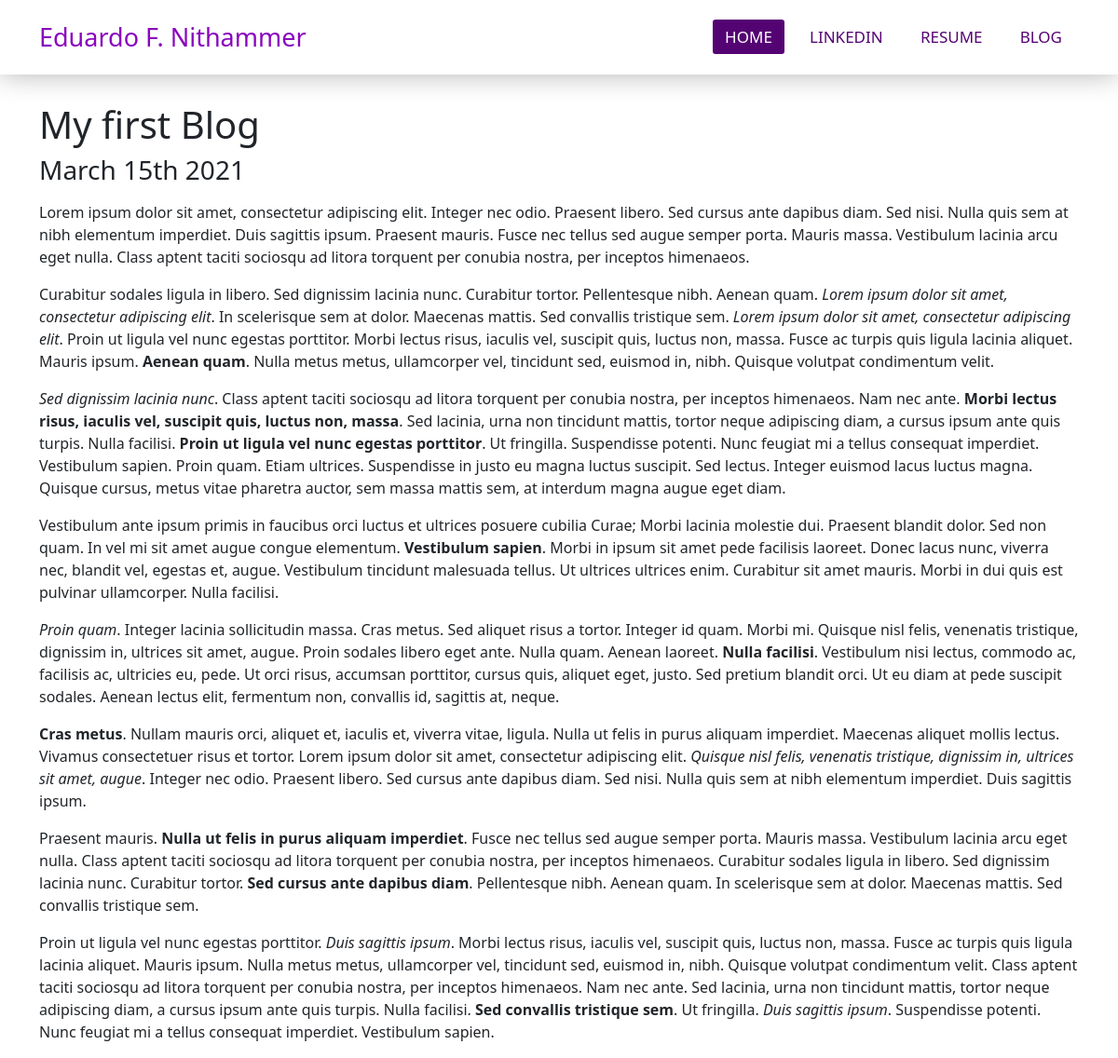
Page /blog/1/ on the committed database.
### blog/models.py (models this page shows, shortened)
class Blog(models.Model):
    title = models.CharField(max_length=100)
    text = models.TextField()
    dateCreated = models.DateField(auto_now_add=True)
    dateUpdated = models.DateField(auto_now=True)

### blog/views.py (the view)
# urls.py: path('<int:blog_id>/', views.detail, name="detail"),
def detail(request,blog_id):
    blog = get_object_or_404(Blog, pk=blog_id)
    return render(request,'blog/detail.html',{'blog':blog})

### blog/templates/blog/detail.html
{% extends 'portfolio/base.html' %}
{% block content%}
  <h1>{{ blog.title }}</h1>
  <h3>{{ blog.dateCreated|date:'F jS Y' }}</h3>
  <p>{{ blog.text|safe }}</p>
{% endblock %}

### rows in the picture
Blog: title "My first Blog", dateCreated "March 15th 2021", text "Lorem ipsum dolor sit amet, consectetur adipiscing elit. Integer nec odio. Praesent libero. Sed cursus ante dapibus diam. Sed nisi. Nulla quis sem at nibh elementum imperdiet. Duis sagittis ipsum. Praesent mauris. Fusce nec tellus sed augue semper porta. Mauris massa. Vestibulum lacinia arcu eget nulla. Class aptent taciti sociosqu ad litora torquent per conubia nostra, per inceptos himenaeos. Curabitur sodales ligula in libero. Sed dignissim lacinia nunc. Curabitur tortor. Pellentesque nibh. Aenean quam. Lorem ipsum dolor sit amet, consectetur adipiscing elit . In scelerisque sem at dolor. Maecenas mattis. Sed convallis tristique sem. Lorem ipsum dolor sit amet, consectetur adipiscing elit…"
